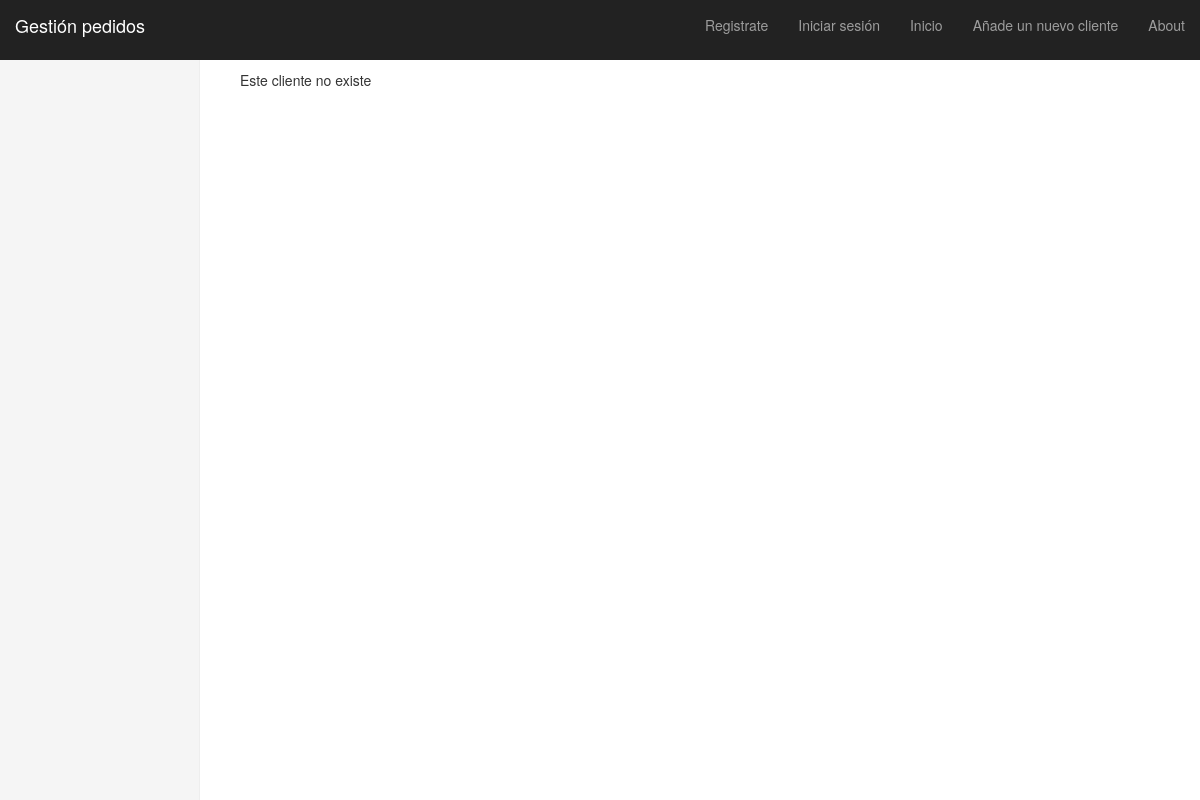
Before: /gestionpedidos/cliente/Angela/add_pedido/ with the older database file.
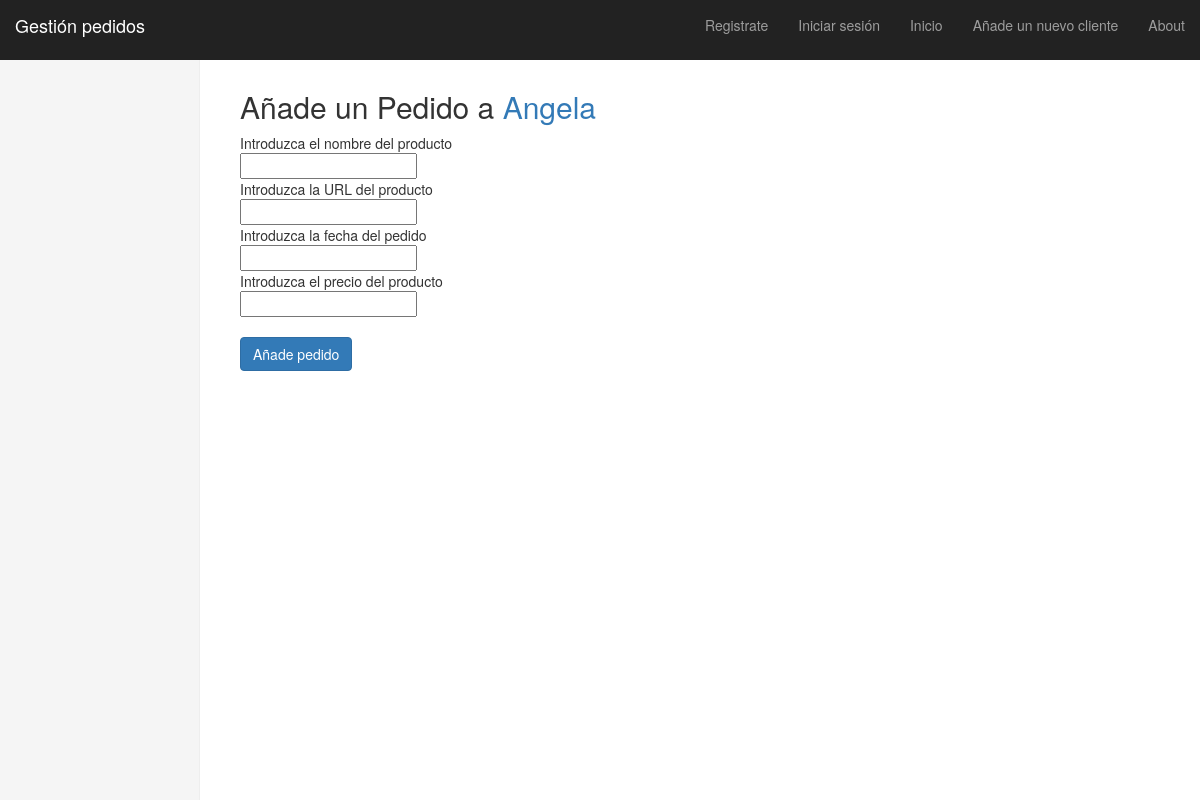
After: the same page with the newer database file.
### gestionpedidos/models.py (models this page shows, shortened)
class Cliente(models.Model):
    name = models.CharField(max_length=128, unique=True)
    slug = models.SlugField(unique=True)
    direccion = models.CharField(max_length=128)

### gestionpedidos/views.py (the view)
# urls.py: url(r'^cliente/(?P<cliente_name>\w+)/add_pedido/$', views.add_pedido, name='add_pedido'),
def add_pedido(request, cliente_name):
    try:
        cat = Cliente.objects.get(name=cliente_name)
    except Cliente.DoesNotExist:
                cat = None
    if request.method == 'POST':
        form = PedidoForm(request.POST)
        if form.is_valid():
            if cat:
                pedido = form.save(commit=False)
                pedido.cliente = cat
                pedido.views = 0
                pedido.save()
                return cliente(request, cliente_name)
        else:
            print form.errors
    else:
        form = PedidoForm()
    context_dict = {'form':form, 'cliente': cat}
    return render(request, 'gestionpedidos/add_pedido.html', context_dict)

### gestionpedidos/forms.py (shortened to what this page needs)
class PedidoForm(forms.ModelForm):
    title = forms.CharField(max_length=128, help_text="Introduzca el nombre del producto")
    url = forms.URLField(max_length=200, help_text="Introduzca la URL del producto")
    views = forms.IntegerField(widget=forms.HiddenInput(), initial=0)
    fechaPedido = forms.CharField(max_length=128, help_text="Introduzca la fecha del pedido")
    precio = forms.CharField(max_length=128, help_text="Introduzca el precio del producto")
    class Meta:
        model = Pedido
        exclude = ('cliente',)

### templates/gestionpedidos/add_pedido.html (shortened to what this page needs)
{% extends 'baseTresSaltos.html' %}
{% block body_block %}
{% if cliente %}
                <form role="form"  id="pedido_form" method="post" action="/gestionpedidos/cliente/{{ cliente.name }}/add_pedido/">
            <h2 class="form-signin-heading">Añade un Pedido a <a href="/gestionpedidos/cliente/{{cliente.slug}}/"> {{ cliente.name }}</a></h2>
                    {% for field in form.visible_fields %}
                        {{ field.help_text }}<br/>
                        {{ field }}<br/>
                    {% endfor %}
                <br/>
            <button class="btn btn-primary" type="submit" name="submit">Añade pedido</button>
                </form>
            {%  else %}
            <p>Este cliente no existe</p>
        {%  endif %}
        {% endblock %}

Changed rows visible on the page:
added Cliente: name "Angela"
Other visible differences:
text no longer shown: "Este cliente no existe"
text now shown: "Añade un Pedido a Añade pedido"
new list line: "Introduzca el nombre del producto "
new list line: "Introduzca la URL del producto "
new list line: "Introduzca la fecha del pedido "
new list line: "Introduzca el precio del producto "
